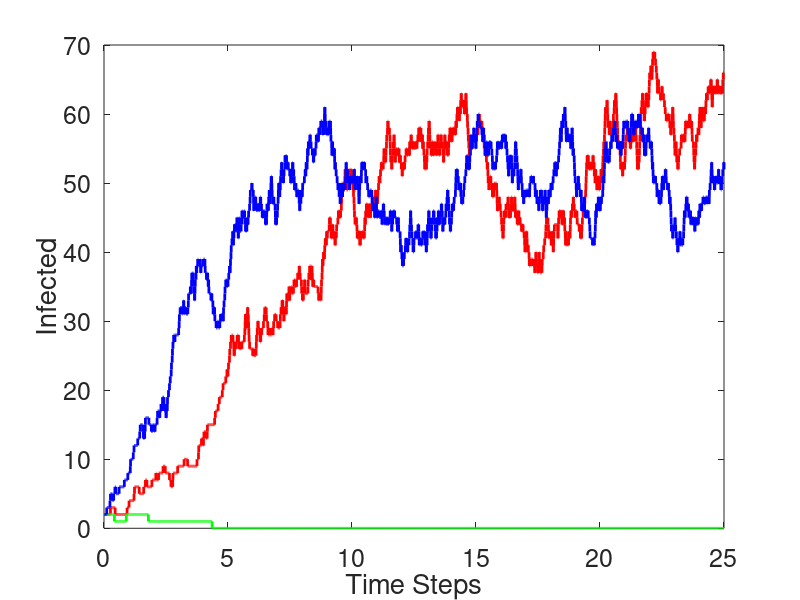

Recreate this plot in MATLAB.
clear
set(0,'DefaultAxesFontSize', 18)
beta=1;
g=0.25;
b=0.25;
R0=beta/(b+g);
N=100;
init=2;
dt=0.01;
time=25;
sim=3;
for j=1:sim
i(1)=init;
for t=1:time/dt
r=rand; % uniform random number
birth=beta*i(t)*(N-i(t))/N*dt; 
death=(b+g)*i(t)*dt;
if r<=birth
i(t+1)=i(t)+1;
elseif r>birth && r<=birth+death
i(t+1)=i(t)-1;
else
i(t+1)=i(t);
end
end
if j==1
    stairs([0:dt:time],i,'r-','LineWidth',2);
hold on
elseif j==2 
    stairs([0:dt:time],i,'g-','LineWidth',2);
else
    stairs([0:dt:time],i,'b-','LineWidth',2);
end
end
ylabel("Infected")
xlabel("Time Steps")
